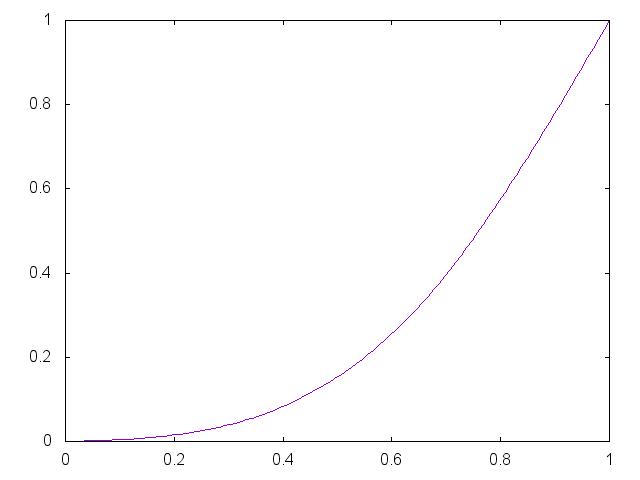

This figure's gnuplot source:


set term png

set output "generate/static/generate/csplines-0.05-0.35.png"
plot '-' smooth csplines notitle
0 0
0.33 0.05
0.67 0.35 
1 1
e

reset;
